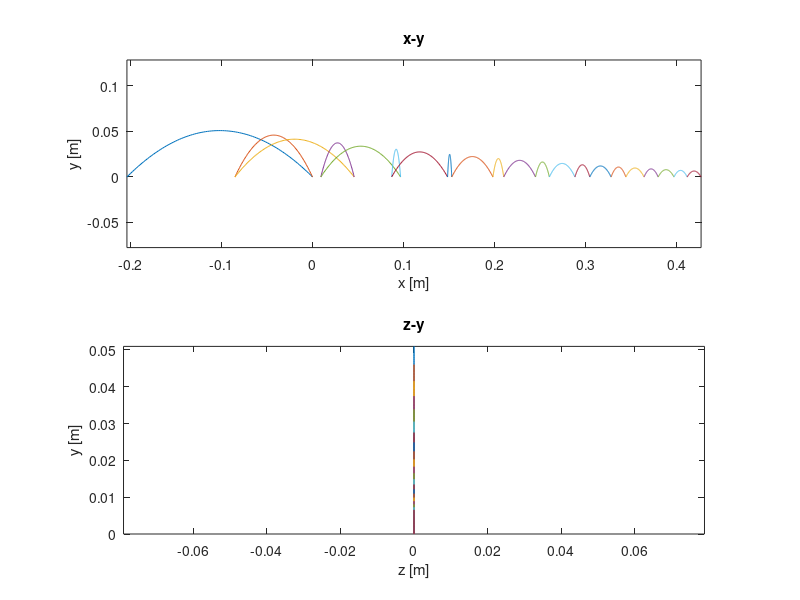
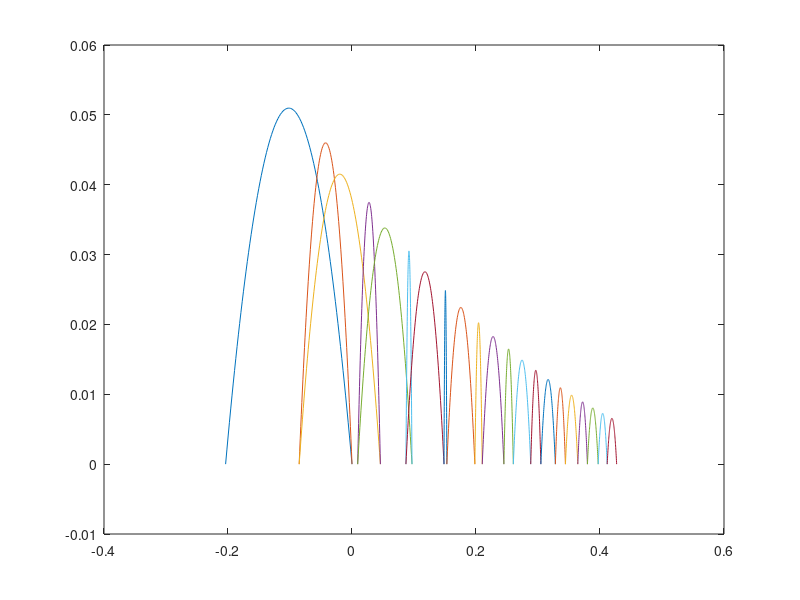
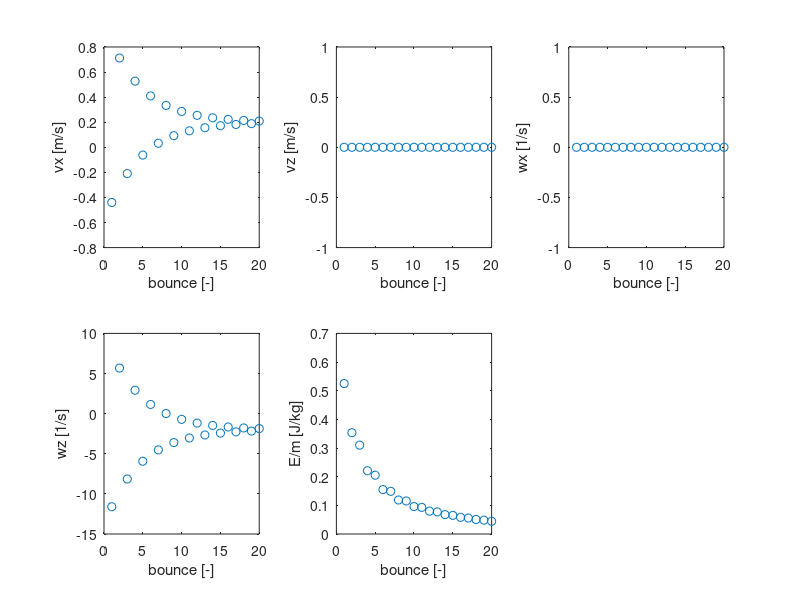
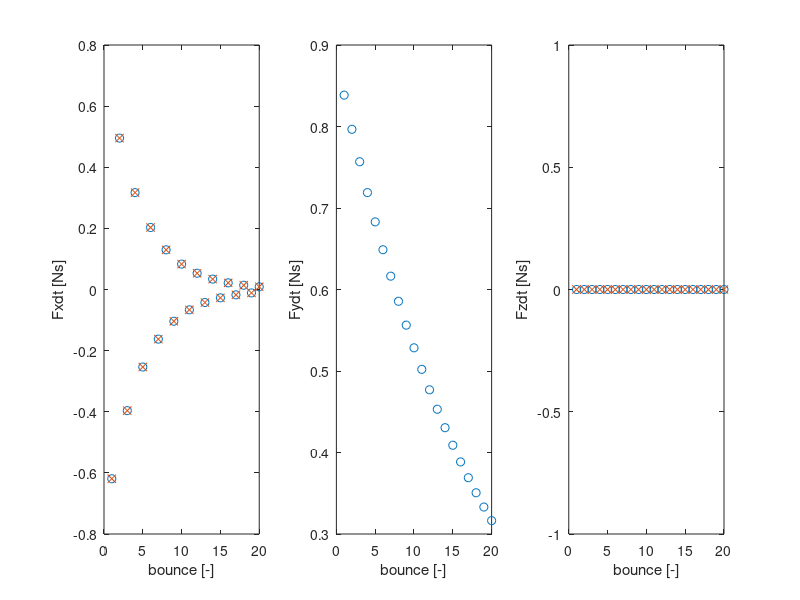

Write MATLAB code to recreate these figures, in order.
%3D bounce motion of an arbitrarily spinning ball
clear;

% gravity
g=9.81;      %[m/s^2]

%ball
m=0.43;       %mass [kg]
r=0.1;        %ball radius [m]
a=2/3;        %coefficient of I: 2/3 for hollow sphere, 2/5 for solid sphere
I=a*m*r^2;    %moment of inertia

%horizontal coefficients of restitution in x and z
%and vertical coefficient of restitution 
%ey is between 0 and 1
%ex is between -1 and 1. -1: no friction, 0: rolling, completely inelastic,
%1 completely elastic collision that reverse sign of the velocity of the
%contact point, between -1 and 0 is between gliding and rolling
ex=0.8;  
ey=.95;     
ez=ex;   

k=1; %bounce number

%start position
xb(k)=0;   
yb(k)=0;
zb(k)=0;

%velocity before the first bounce (before: b)
vxb(k)=1;
vyb(k)=-1;
vzb(k)=0;

%spin vector before first bounce
wxb(k)=0;
wyb(k)=0;
wzb(k)=10;

vvecb(:,k)=[vxb(k); vyb(k); vzb(k);...
    wxb(k); wyb(k); wzb(k)];

%vacuum solution of the parabola
hangtime0=2*vyb(k)/g;
height0=vyb(k)^2/(2*g);
rangex0=vxb(k)*hangtime0;
rangez0=vzb(k)*hangtime0;

tvac0 = linspace(0,hangtime0);
xvac0 = vxb(k)*tvac0;
yvac0 = vyb(k)*tvac0-g/2*tvac0.^2;
zvac0 = vzb(k)*tvac0;

%loop over bounces
kvec=1:20;

%velocity and spin after the kth bounce    
% vxa(k)=(1-a*ex)/(a+1)*vxb(k)-a*(ex+1)/(a+1)*r*wzb(k);
% vya(k)=-ey*vyb(k);
% vza(k)=(1-a*ez)/(a+1)*vzb(k)+a*(ez+1)/(a+1)*r*wxb(k);
% 
% wxa(k)=(a-ez)/(a+1)*wxb(k)+(ez+1)/(a+1)/r*vzb(k);
% wya(k)=wyb(k);
% wza(k)=(a-ex)/(a+1)*wzb(k)-(ex+1)/(a+1)/r*vxb(k);

%bounce matrix
BOUNCE=[(1-a*ex)/(a+1) 0 0 0 0 -a*(ex+1)/(a+1)*r;
    0 -ey 0 0 0 0;
    0 0 (1-a*ez)/(a+1) a*(ez+1)/(a+1)*r 0 0;
    0 0 (ez+1)/(a+1)/r (a-ez)/(a+1) 0 0;
    0 0 0 0 1 0;
    -(ex+1)/(a+1)/r 0 0 0 0 (a-ex)/(a+1)];

%air matrix, calculates conditions before bounce n+1 from after bounce n in vacuum
AIR=eye(6);
AIR(2,2)=-1;

for k=kvec
%calculate conditions after bounce from before bounce
vveca(:,k)=BOUNCE*vvecb(:,k);

%get velocities for easier coding
vx=vveca(1,k);
vy=vveca(2,k);
vz=vveca(3,k);

%calculate range in x and z and hangtime after the kth bounce
hangtime(k)=2*vy/g;
rangex(k)=vx*hangtime(k);
rangez(k)=vz*hangtime(k);

%calculate vacuum trajectoriy
tvac(:,k) = linspace(0,hangtime(k));
xvac(:,k) = xb(k)+vx*tvac(:,k);
yvac(:,k) = vy*tvac(:,k)-g/2*tvac(:,k).^2;
zvac(:,k) = zb(k)+vz*tvac(:,k);

%calculate conditions before (k+1)th bounce
%in vacuum only the sign of vy reverses
vvecb(:,k+1)=AIR*vveca(:,k);

%calculate new bounce point
xb(k+1)=xb(k)+rangex(k);
zb(k+1)=zb(k)+rangez(k);

end

%calculate the energy, the force integrals and verify the horizontal
%coeefficients of restitution
vxa=vveca(1,:);vya=vveca(2,:);vza=vveca(3,:);
vxb=vvecb(1,:);vyb=vvecb(2,:);vzb=vvecb(3,:);
wxa=vveca(4,:);wya=vveca(5,:);wza=vveca(6,:);
wxb=vvecb(4,:);wyb=vvecb(5,:);wzb=vvecb(6,:);


E=0.5*m*(vxa.^2+vya.^2+vza.^2+r^2*(wxa.^2+wya.^2+wza.^2));
FxdtF=m*(vxa-vxb(1:end-1));
FydtF=m*(vya-vyb(1:end-1));
FzdtF=m*(vza-vzb(1:end-1));

FxdtM=I*(wza-wzb(1:end-1))/r;
FzdtM=-I*(wxa-wxb(1:end-1))/r;

checkex=-(vxa+r*wza)./(vxb(1:end-1)+r*wzb(1:end-1));
checkez=-(vza-r*wxa)./(vzb(1:end-1)-r*wxb(1:end-1));

%%%%%%%%%%%%%%%%%%%%%%%%%%%%%%%%%%%%%%%%%%%%%%%%%%%%%%%%%%%%%
%figures
figure(10); clf; hold on; box on;
subplot(2,1,1); hold on; box on;
plot(xvac0,yvac0)
plot(xvac,yvac)
xlabel('x [m]')
ylabel('y [m]')
axis equal
title('x-y')
hold off
subplot(2,1,2); hold on; box on;
plot(zvac0,yvac0)
plot(zvac,yvac)
xlabel('z [m]')
ylabel('y [m]')
axis equal
title('z-y')
hold off

figure(20); clf; hold on; box on;
plot3(xvac0,yvac0,zvac0)
plot3(xvac,yvac,zvac)


figure(30);clf;hold on; box on;
subplot(2,3,1); box on;
plot(kvec,vxa,'o')
xlabel('bounce [-]')
ylabel('vx [m/s]')
subplot(2,3,2); box on;
plot(kvec,vza,'o')
xlabel('bounce [-]')
ylabel('vz [m/s]')
subplot(2,3,3); box on;
plot(kvec,wxa,'o')
xlabel('bounce [-]')
ylabel('wx [1/s]')
subplot(2,3,4); box on;
plot(kvec,wza,'o')
xlabel('bounce [-]')
ylabel('wz [1/s]')
subplot(2,3,5); box on;
plot(kvec,E,'o')
xlabel('bounce [-]')
ylabel('E/m [J/kg]')

figure(40);clf;
subplot(1,3,1); hold on; box on;
plot(kvec,FxdtF,'o')
plot(kvec,FxdtM,'x')
xlabel('bounce [-]')
ylabel('Fxdt [Ns]')
subplot(1,3,2); hold on;box on;
plot(kvec,FydtF,'o')
xlabel('bounce [-]')
ylabel('Fydt [Ns]')
subplot(1,3,3); hold on;box on;
plot(kvec,FzdtF,'o')
plot(kvec,FzdtM,'x')
xlabel('bounce [-]')
ylabel('Fzdt [Ns]')
